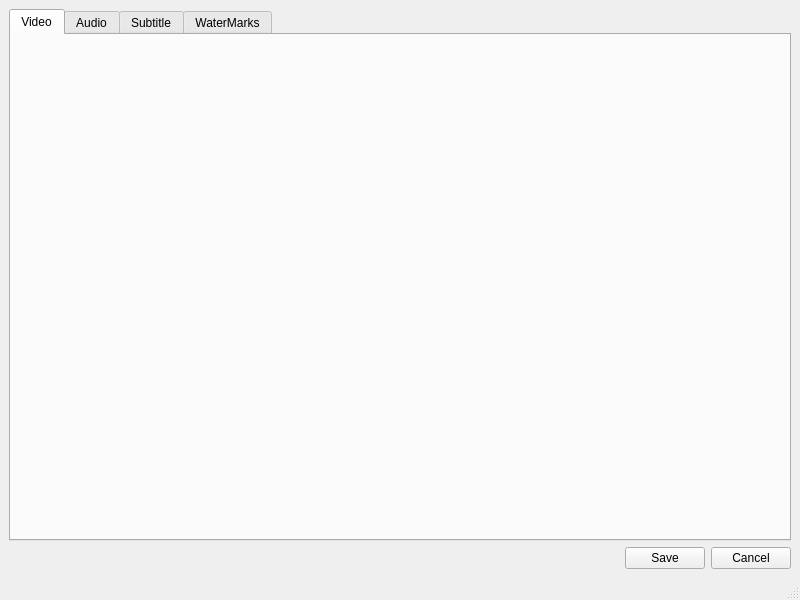
<?xml version="1.0" encoding="UTF-8"?>
<ui version="4.0">
 <class>ManagerPropertiesWindow</class>
 <widget class="QMainWindow" name="ManagerPropertiesWindow">
  <property name="windowModality">
   <enum>Qt::NonModal</enum>
  </property>
  <property name="geometry">
   <rect>
    <x>0</x>
    <y>0</y>
    <width>800</width>
    <height>600</height>
   </rect>
  </property>
  <property name="windowTitle">
   <string>MainWindow</string>
  </property>
  <widget class="QWidget" name="centralwidget">
   <layout class="QVBoxLayout" name="verticalLayout">
    <item>
     <widget class="QTabWidget" name="tabWidget">
      <property name="tabPosition">
       <enum>QTabWidget::North</enum>
      </property>
      <property name="currentIndex">
       <number>0</number>
      </property>
      <widget class="QWidget" name="tab">
       <attribute name="title">
        <string>Video</string>
       </attribute>
      </widget>
      <widget class="QWidget" name="tab_2">
       <attribute name="title">
        <string>Audio</string>
       </attribute>
       <widget class="QCheckBox" name="check_audio_original">
        <property name="geometry">
         <rect>
          <x>199</x>
          <y>40</y>
          <width>151</width>
          <height>20</height>
         </rect>
        </property>
        <property name="text">
         <string>Use original sound from tracks</string>
        </property>
       </widget>
       <widget class="QWidget" name="horizontalLayoutWidget_2">
        <property name="geometry">
         <rect>
          <x>40</x>
          <y>310</y>
          <width>471</width>
          <height>31</height>
         </rect>
        </property>
        <layout class="QHBoxLayout" name="horizontalLayout_2">
         <item>
          <widget class="QLabel" name="label">
           <property name="text">
            <string>Audio Source</string>
           </property>
          </widget>
         </item>
         <item>
          <widget class="QLineEdit" name="lineEdit"/>
         </item>
         <item>
          <widget class="QPushButton" name="pushButton_3">
           <property name="text">
            <string>PushButton</string>
           </property>
          </widget>
         </item>
        </layout>
       </widget>
       <widget class="QWidget" name="horizontalLayoutWidget_3">
        <property name="geometry">
         <rect>
          <x>40</x>
          <y>360</y>
          <width>541</width>
          <height>80</height>
         </rect>
        </property>
        <layout class="QHBoxLayout" name="horizontalLayout_3">
         <item>
          <widget class="QLabel" name="label_2">
           <property name="text">
            <string>Start Date</string>
           </property>
          </widget>
         </item>
         <item>
          <widget class="QLineEdit" name="lineEdit_2"/>
         </item>
         <item>
          <widget class="QPushButton" name="pushButton_4">
           <property name="text">
            <string>Edit Date</string>
           </property>
          </widget>
         </item>
         <item>
          <widget class="QLabel" name="label_3">
           <property name="text">
            <string>Edit Time</string>
           </property>
          </widget>
         </item>
        </layout>
       </widget>
       <widget class="QWidget" name="horizontalLayoutWidget_4">
        <property name="geometry">
         <rect>
          <x>370</x>
          <y>140</y>
          <width>160</width>
          <height>80</height>
         </rect>
        </property>
        <layout class="QHBoxLayout" name="horizontalLayout_4">
         <item>
          <widget class="QListWidget" name="listWidget"/>
         </item>
        </layout>
       </widget>
      </widget>
      <widget class="QWidget" name="tab_3">
       <attribute name="title">
        <string>Subtitle</string>
       </attribute>
      </widget>
      <widget class="QWidget" name="tab_4">
       <attribute name="title">
        <string>WaterMarks</string>
       </attribute>
      </widget>
     </widget>
    </item>
    <item>
     <layout class="QHBoxLayout" name="horizontalLayout">
      <item>
       <spacer name="horizontalSpacer">
        <property name="orientation">
         <enum>Qt::Horizontal</enum>
        </property>
        <property name="sizeHint" stdset="0">
         <size>
          <width>40</width>
          <height>20</height>
         </size>
        </property>
       </spacer>
      </item>
      <item>
       <widget class="QPushButton" name="pushButton_2">
        <property name="text">
         <string>Save</string>
        </property>
       </widget>
      </item>
      <item>
       <widget class="QPushButton" name="pushButton">
        <property name="text">
         <string>Cancel</string>
        </property>
       </widget>
      </item>
     </layout>
    </item>
   </layout>
  </widget>
  <widget class="QMenuBar" name="menubar">
   <property name="geometry">
    <rect>
     <x>0</x>
     <y>0</y>
     <width>800</width>
     <height>21</height>
    </rect>
   </property>
  </widget>
  <widget class="QStatusBar" name="statusbar"/>
 </widget>
 <resources/>
 <connections/>
</ui>
